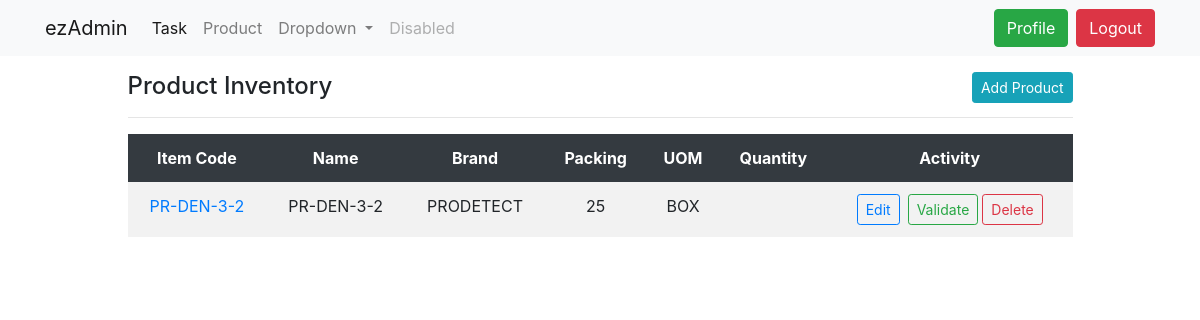
Page /product/ (signed in) on the earlier database version.
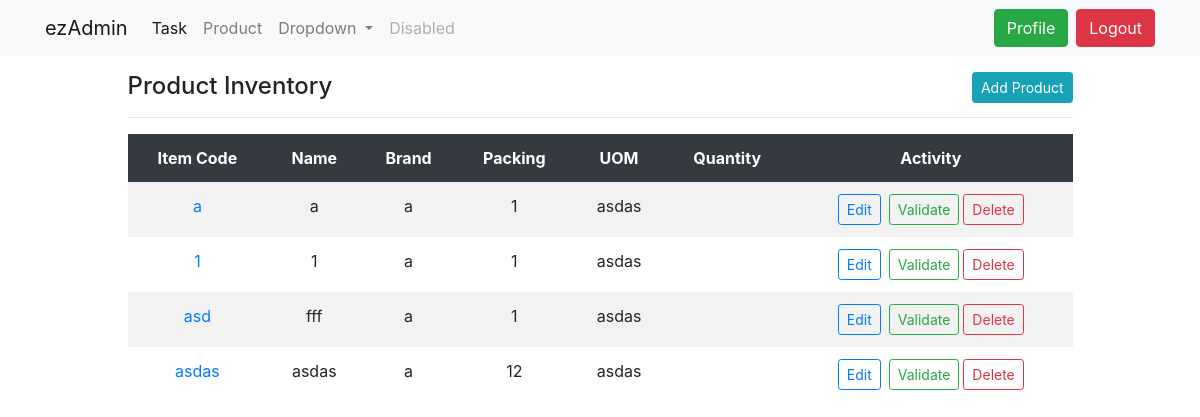
Same page on the later database version.
### dashboard/models.py (models this page shows, shortened)
class Product(models.Model):
    item_code = models.CharField(max_length = 20, unique = True)
    name = models.CharField(max_length = 100)
    brand = models.ForeignKey(BrandName, on_delete = models.CASCADE)
    uom = models.ForeignKey(UOM, on_delete = models.CASCADE)
    packing = models.PositiveIntegerField()
    status = models.CharField(max_length=2, choices=(('1','Active'),('2','Inactive')), default=1)
    create_date = models.DateTimeField(auto_now_add = True)

class BrandName(models.Model):
    brand_name = models.CharField(max_length = 20, unique = True)
    create_date = models.DateTimeField(auto_now_add = True)
    def __str__(self):
        return self.brand_name

class UOM(models.Model):
    name = models.CharField(max_length = 5, unique = True)
    def __str__(self):
        return self.name
    class Meta:
        verbose_name_plural = 'UOM'

### dashboard/views.py (the view)
# urls.py: path('product/', views.product_list, name = 'dashboard-product'),
@login_required
def product_list(request):
    items = Product.objects.all()
    context = {
        'items': items,
    }
    return render(request, 'dashboard/product.html', context)

### templates/dashboard/product.html (shortened to what this page needs)
{% extends 'partials/base.html' %}
{% block content %}
{% include 'dashboard/product-inventory.html' %}
{% endblock %}

### templates/dashboard/product-inventory.html (shortened to what this page needs)
<html>
    <head>
    </head>
    <body>
        <div class="col-md-10 offset-md-1 table-responsive">
            <table class="table table-borderless table-striped table-hover">
                <span class="h4">Product Inventory</span class="h4">
                <a class="btn btn-info btn-sm float-right" href="{% url 'dashboard-product-add' %}">Add Product</a>
                <hr>
                <thead class = "thead-dark">
                    <tr>
                        <th>Item Code</th>
                        <th>Name</th>
                        <th>Brand</th>
                        <th>Packing</th>
                        <th>UOM</th>
                        <th>Quantity</th>
                        <th>Activity</th>
                    </tr>
                </thead>
                <tbody>
                    {% for item in items %}
                    <tr>
                        <td><a href="{% url 'dashboard-product-details' item.id%}">{{ item.item_code }}</a></td>
                        <td>{{ item.name }}</td>
                        <td>{{ item.brand }}</td>
                        <td>{{ item.packing }}</td>
                        <td>{{ item.uom }}</td>
                        <td></td>
                        <td>
                            <div class = "btn-group">
                                    <a href ="{% url 'dashboard-product-update' item.id %}">
                                        <button type="button" class="btn btn-outline-primary btn-sm mr-1">Edit</button>
                                    </a>
                                    <a  href ="{% url 'user-logout' %}">
                                        <button type="button" class="btn btn-outline-success btn-sm ml-1">Validate</button>
                                    </a>
                                    <a  href ="{% url 'dashboard-product-delete' item.id %}">
                                        <button type="button" class="btn btn-outline-danger btn-sm ml-1">Delete</button>
                                    </a>
                            </div>
                        </td>
                    </tr>
                    {% endfor %}
                </tbody>
            </table>
        </div>
    </body>
</html>

Differences in the rows shown:
removed Product: item_code "PR-DEN-3-2", name "PR-DEN-3-2", brand "PRODETECT", packing "25", uom "BOX"
added Product: item_code "a", name "a", brand "a", packing "1", uom "asdas"
added Product: item_code "1", name "1", brand "a", packing "1", uom "asdas"
added Product: item_code "asd", name "fff", brand "a", packing "1", uom "asdas"
added Product: item_code "asdas", name "asdas", brand "a", packing "12", uom "asdas"
